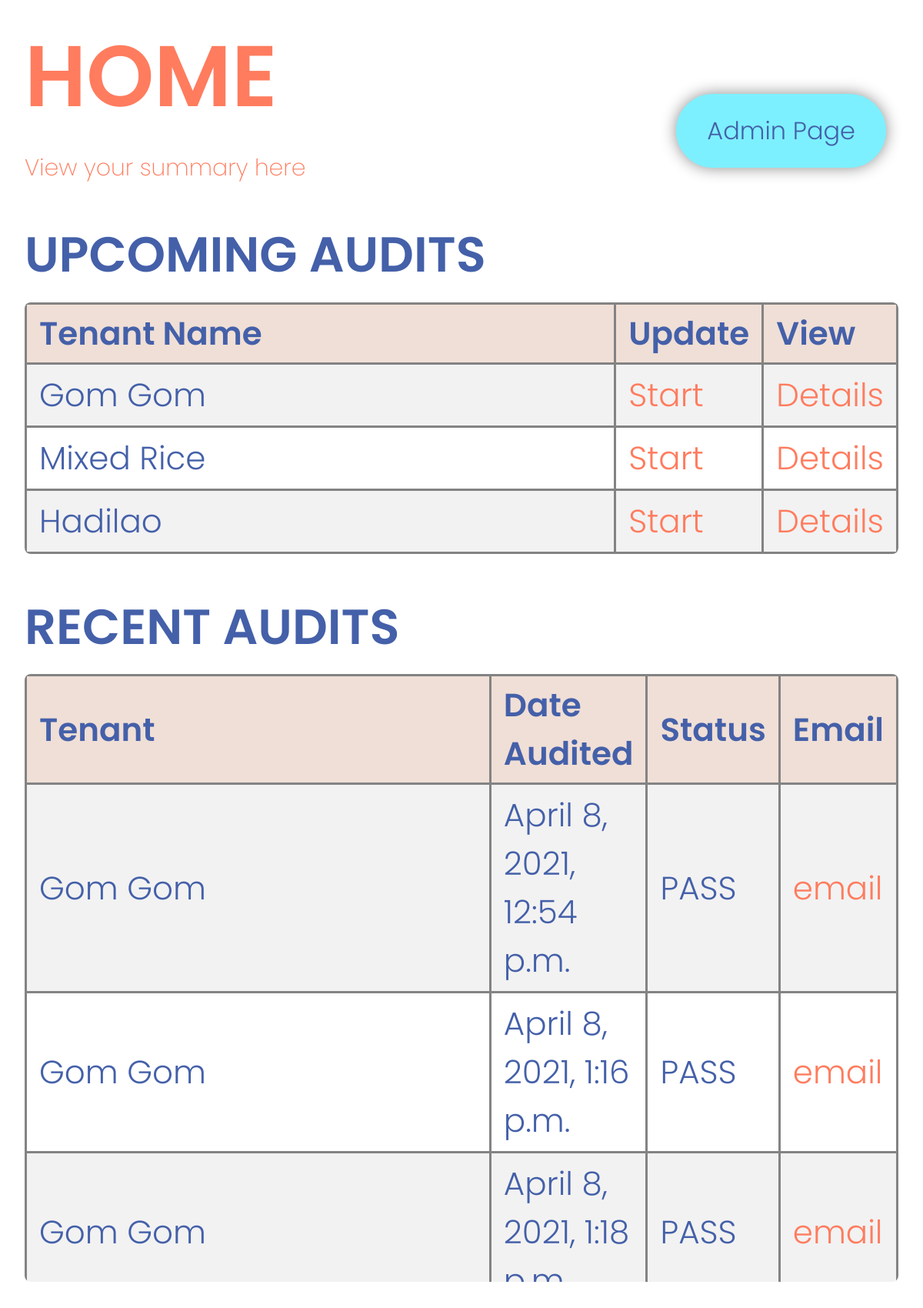
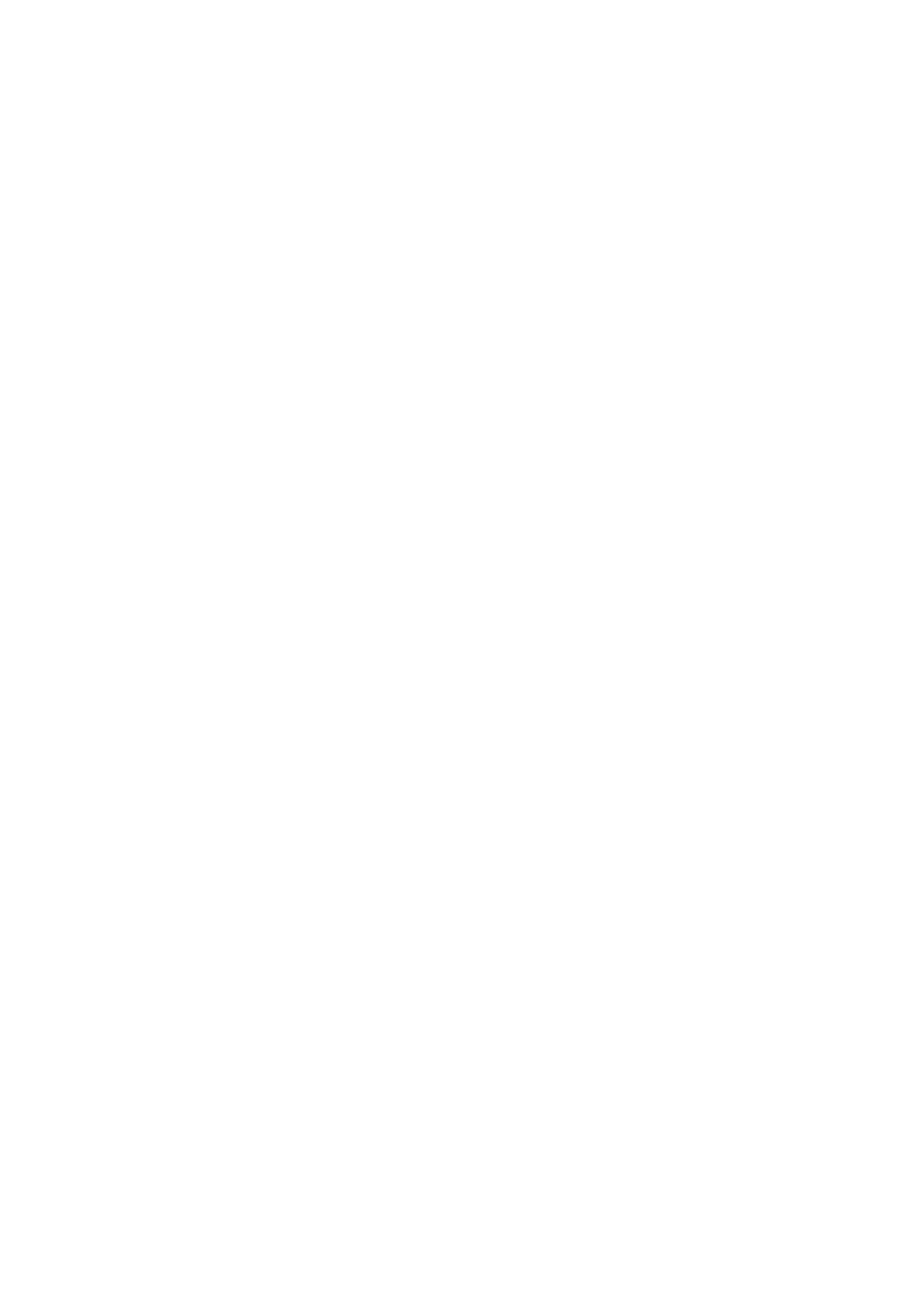
The app's page / (signed in, upper part) with its own data (2 pictures, top to bottom).
### accounts/models.py (models this page shows, shortened)
class Audit(models.Model):
    STATUS = (
        ('Pending', 'Pending'),
        ('Pass', 'Pass'),
        ('Fail', 'Fail'),
    )
    date_audited = models.DateTimeField(auto_now_add=True)
    status = models.CharField(max_length=50, choices=STATUS)
    tenant = models.ForeignKey(Tenant, null=True, on_delete=models.SET_NULL)
    staff = models.ForeignKey(Staff, null=True, on_delete=models.SET_NULL)
    comment = models.TextField(blank=True)

class Tenant(models.Model):
    STATUS = (
        ('Pending', 'Pending'),
        ('Pass', 'Pass'),
        ('Fail', 'Fail'),
    )
    name = models.CharField(max_length=100)
    status = models.CharField(max_length=50, choices=STATUS, blank=True)
    category = models.CharField(max_length=100)
    date_created = models.DateTimeField(auto_now_add=True)
    description = models.CharField(max_length=100, blank=True)
    actual_img = models.ImageField(upload_to ='images/')

class checklist(models.Model):
    VIOLATION = (
        ('Wet Floors','Wet Floors'),
        ('Oily floors','Oily floors'),
        ('Rats','Rats'),
        ('Safety Hazards','Safety Hazards'),
    )
    STATUS = (
    ('PASS','PASS'),
    ('FAIL','FAIL'),
    )
    tenant = models.ForeignKey(Tenant,null=True, on_delete = models.CASCADE, related_name='tenantchecklistscore')
    Staff=models.ForeignKey(User,null=True, on_delete = models.CASCADE, related_name='staffscore')
    score = models.PositiveIntegerField(default=1,validators=[MaxValueValidator(10),MinValueValidator(1)])##input score for tenant
    status = models.CharField(max_length=22,choices=STATUS,default=True)
    checklist_items = MultiSelectField(choices=VIOLATION,default=True,null=True,blank=True)
    date_audited = models.DateTimeField(default=datetime.datetime.now)
    comment = models.TextField(blank=True,null=True)

### accounts/decorators.py (the view)
	def wrapper_function(request, *args, **kwargs):
		group = None
		if request.user.groups.exists():
			group = request.user.groups.all()[0].name
		if group == 'tenant':
			return redirect('user-page')
		if group == 'admin':
			return view_func(request, *args, **kwargs)

### accounts/views.py (called while the page is built)
@login_required(login_url='login')
@admin_only
def home(request):
    audits = Audit.objects.all()
    tenants = checklist.objects.all()
    context = {'audits': audits, 'tenants': tenants}
    return render(request, 'accounts/dashboard.html', context)

### accounts/templates/accounts/dashboard.html (shortened to what this page needs)
{% extends 'accounts/main.html' %} {% block content %}
<div>
  <h1>HOME</h1>
  <h4>View your summary here</h4>
   <div style="padding: 1rem; float: right; margin-top:-150px" class="centre"><a class="completeAudit" href="/admin/">Admin Page</a></div>
  <div>
    <h2>UPCOMING AUDITS</h2>
    <table class="">
      <tr>
        <th>Tenant Name</th>
        <th>Update</th>
        <th>View</th>
      </tr>
      {% for i in audits %}
      <tr>
        <td>{{ i.tenant.name }}</td>
        <td>
          <a class="updateButton" href="{% url 'checklist' %}">Start</a>
        </td>
            <td><a class="updateButton" href="{% url 'tenantsDetail' i.pk %}">Details</a></td>
      </tr>
      {% endfor %}
    </table>
  </div>
  <div class="">
    <h2>RECENT AUDITS</h2>
    <div class="">
      <table class="height">
        <tr>
          <th>Tenant</th>
          <th>Date Audited</th>
          <th>Status</th>
          <th>Email</th>
        </tr>
        {% for i in tenants %}
        <tr>
          <td>{{ i.tenant.name }}</td>
          <td>{{ i.date_audited }}</td>
          <td>{{ i.status }}</td>
          <td><a class="updateButton" href="{% url 'plain_email' %}">email</a></td>
        </tr>
        {% endfor %}
      </table>
    </div>
  </div>
</div>
{% endblock %}

### static/CSS/index.css (style rules this page uses)
body { margin: 2rem; font-family: "Poppins", sans-serif; color: #4460a9; font-weight: 350; font-size: 3.5vw; height:90% }
table { border-collapse: collapse; display: block; width: 100%; overflow-x: hidden; border-radius: 8px 8px 8px 8px; margin-top: 2%; }
.height { height: 790px; overflow-y: auto; }
table td, table th { border: 3px solid rgb(131, 131, 131); padding-left: 1rem; padding-right: 1rem; padding-bottom: 0.5rem; padding-top: 00.5rem; width: 100%; }
table tr:nth-child(even) { background-color: #f2f2f2; }
table th { padding-top: 6px; padding-bottom: 6px; text-align: left; background-color: #f0dfd6; font-weight: 550; }
h1 { margin-bottom: 0%; font-size: 7rem; color: #ff7c5e; font-weight: 600; display: block; width: 100%; margin-top: 0%; }
h2 { margin-bottom: 0%; margin-top: 5%; font-size: 4rem; font-weight: 600; }
h4 { margin-top: 3%; color: #ff7c5e; display: block; margin-bottom: 0; font-size:30px !important; font-weight: 200 !important; }
.updateButton { color: #ff7c5e; }
.centre { display: block; justify-content: center; align-items: center; display: flex; padding-bottom: 15%; }
.completeAudit { border-color:#7df0ff; border-style: solid; border-width: 8px; padding: 1rem 2rem; margin-top: 20px; border-radius: 50px; background-color: #7df0ff; color: #4460a9; text-decoration: none; box-shadow: 0px 0px 20px rgb(139, 139, 139); font-size: 2rem; font-family: "Poppins", sans-serif; }

### static/CSS/Navbar.css (style rules this page uses)
body { margin: 15px; font-family: "Poppins", sans-serif; color: #4460a9; font-weight: 350; font-size: 3.5vw; }

### records on screen
Audit: tenant.name "Gom Gom"
Audit: tenant.name "Mixed Rice"
Audit: tenant.name "Hadilao"
checklist: tenant.name "Gom Gom", date_audited "April 8, 2021, 12:54 p.m.", status "PASS"
checklist: tenant.name "Gom Gom", date_audited "April 8, 2021, 1:16 p.m.", status "PASS"
checklist: tenant.name "Gom Gom", date_audited "April 8, 2021, 1:18…", status "PASS"
